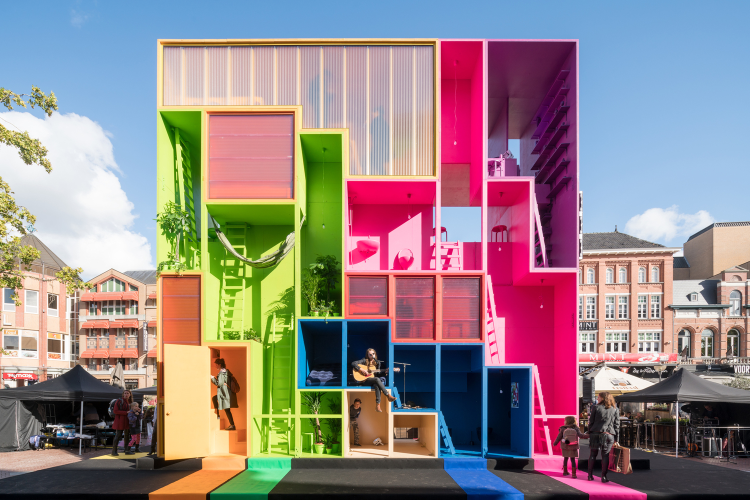
#> input picture 1.jpg, 1499 x 1000 px (shown at 1/2 size)
$ python main.py
#> lines starting #> are read from the running program, lines starting #| are printed output that depends on the picture
# Puru Kumar

# pip install pandas opencv-python
import cv2
import pandas as pd
# --------------------------------------------------------------------------

img_path = '1.jpg'
csv_path = 'colors.csv'

# reading csv file
index = ['color', 'color_name', 'hex', 'R', 'G', 'B']
df = pd.read_csv(csv_path, names=index, header=None)
#> (reads colors.csv from the repository)
# reading image
img = cv2.imread(img_path)
#> img is the input picture: shape (1000, 1499, 3); mean B, G, R 136.2, 133.9, 149.7
img = cv2.resize(img, (800,600))
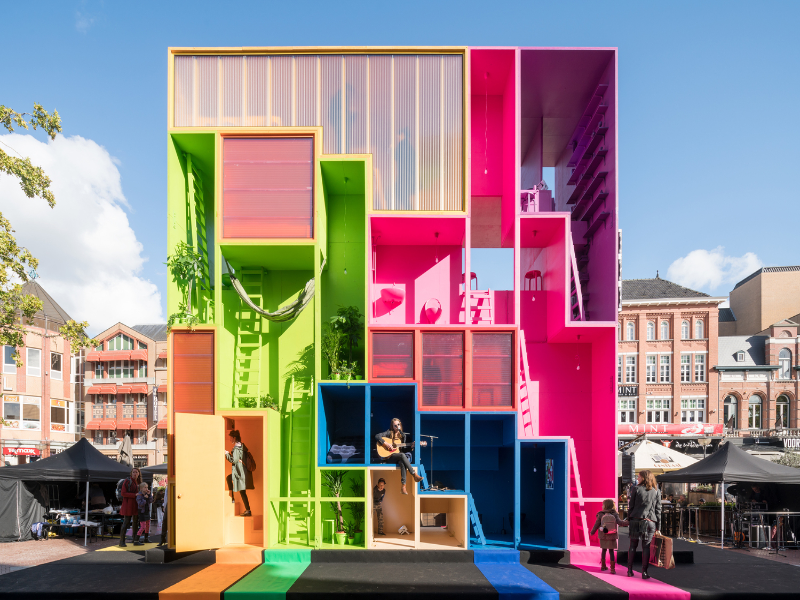
#> img: shape (600, 800, 3); mean B, G, R 136.1, 133.8, 149.7
#declaring global variables
clicked = False
r = g = b = xpos = ypos = 0
#function to calculate minimum distance from all colors and get the most matching color
def get_color_name(R,G,B):
	minimum = 1000
	for i in range(len(df)):
		d = abs(R - int(df.loc[i,'R'])) + abs(G - int(df.loc[i,'G'])) + abs(B - int(df.loc[i,'B']))
		if d <= minimum:
			minimum = d
			cname = df.loc[i, 'color_name']
	return cname
#function to get x,y coordinates of mouse double click
def draw_function(event, x, y, flags, params):
	if event == cv2.EVENT_LBUTTONDBLCLK:
		global b, g, r, xpos, ypos, clicked
		clicked = True
		xpos = x
		ypos = y
		b,g,r = img[y,x]
		b = int(b)
		g = int(g)
		r = int(r)
# creating window
cv2.namedWindow('image')
cv2.setMouseCallback('image', draw_function)
while True:
	cv2.imshow('image', img)
	if clicked:
		#cv2.rectangle(image, startpoint, endpoint, color, thickness)-1 fills entire rectangle
		cv2.rectangle(img, (20,20), (600,60), (b,g,r), -1)
		#Creating text string to display( Color name and RGB values )
		text = get_color_name(r,g,b) + ' R=' + str(r) + ' G=' + str(g) + ' B=' + str(b)
		#cv2.putText(img,text,start,font(0-7),fontScale,color,thickness,lineType )
		cv2.putText(img, text, (50,50), 2,0.8, (255,255,255),2,cv2.LINE_AA)
		#For very light colours we will display text in black colour
		if r+g+b >=600:
			cv2.putText(img, text, (50,50), 2,0.8, (0,0,0),2,cv2.LINE_AA)
	if cv2.waitKey(20) & 0xFF == 27:
#> (key Esc is pressed here)
		break
cv2.destroyAllWindows()
